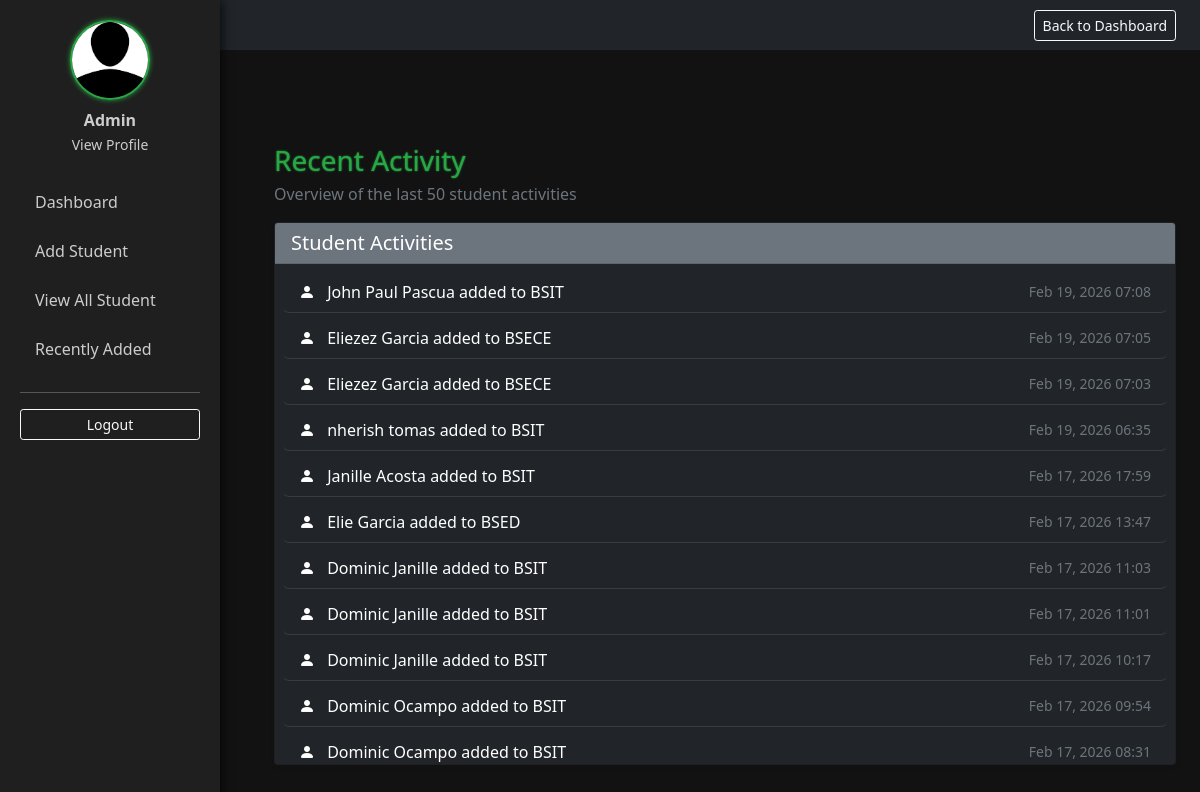
Page /recentAct.php (signed in) on the committed database.
### tables this page shows
CREATE TABLE `students_info_tbl` (
  `id` int(10) UNSIGNED NOT NULL,
  `last_name` varchar(100) NOT NULL,
  `first_name` varchar(100) NOT NULL,
  `middle_initial` varchar(5) NOT NULL,
  `extension_name` varchar(20) DEFAULT NULL,
  `age` tinyint(3) UNSIGNED NOT NULL,
  `birthdate` date NOT NULL,
  `street` varchar(150) NOT NULL,
  `barangay` varchar(100) NOT NULL,
  `city` varchar(100) NOT NULL,
  `province` varchar(100) NOT NULL,
  `zip_code` varchar(10) NOT NULL,
  `course` varchar(50) NOT NULL,
  `department` varchar(50) NOT NULL,
  `user_id` int(11) NOT NULL,
  `created_at` timestamp NOT NULL DEFAULT current_timestamp()
);

### recentAct.php (the view, shortened to what this page needs)
<?php
require 'dbconn.php';
$isAdmin = ($_SESSION['role'] ?? '') === 'admin';
$userId  = (int)($_SESSION['user_id'] ?? 0);
$stmt = $conn->query("SELECT system_name FROM system_settings LIMIT 1");
try {
    $sql = "SELECT id, last_name, first_name, course, department, created_at FROM students_info_tbl";
    if (!$isAdmin) {
        $sql .= " WHERE user_id = ?";
        $stmt = $conn->prepare($sql . " ORDER BY created_at DESC LIMIT 50");
        $stmt->execute([$userId]);
    } else {
        $stmt = $conn->prepare($sql . " ORDER BY created_at DESC LIMIT 50");
        $stmt->execute();
    }
    $recentStudents = $stmt->fetchAll(PDO::FETCH_ASSOC);
} catch (PDOException $e) {
    $recentStudents = [];
}
?>
<!doctype html>
<html lang="en">
<head>
<link rel="stylesheet" href="bootstrap/css/bootstrap.min.css">
<link rel="stylesheet" href="styles.css">
<link rel="stylesheet" href="https://cdn.jsdelivr.net/npm/bootstrap-icons@1.10.5/font/bootstrap-icons.css">
</head>
<body>
<nav class="navbar navbar-dark bg-dark px-4 d-flex justify-content-between align-items-center">
    <div class="navbar-brand mb-0 h1">Recent Activity</div>
    <a href="index.php" class="btn btn-outline-light btn-sm">Back to Dashboard</a>
</nav>
<div class="d-flex">
    <nav class="sidebar" id="sidebar">
        <div class="sidebar-profile text-center mb-4">
            <a href="profile.php" class="text-white text-decoration-none">
                <img src="iconnn.jpg" alt="Profile" class="rounded-circle mb-2" width="80" height="80">
                <div class="fw-bold">Admin</div>
                <small>View Profile</small>
            </a>
        </div>
        <ul class="nav flex-column">
            <li><a class="nav-link" href="dashboard.php">Dashboard</a></li>
            <li><a class="nav-link" href="addStudentForm.php">Add Student</a></li>
            <li><a class="nav-link" href="viewAllStudent.php">View All Student</a></li>
 <li><a class="nav-link" href="recentAdd.php">Recently Added</a></li>        </ul>
        <hr style="border-color: rgba(255,255,255,0.3);">
        <a href="logout.php" class="btn btn-outline-light btn-sm logout-btn d-block mt-3">Logout</a>
    </nav>
    <main class="flex-fill p-4">
        <div class="page-header mb-3">
            <h1 class="h3 mb-1">Recent Activity</h1>
            <p class="text-muted mb-0">Overview of the last 50 student activities</p>
        </div>
        <div class="card bg-dark text-white shadow-sm">
            <div class="card-header bg-secondary">
                <h5 class="mb-0">Student Activities</h5>
            </div>
            <div class="card-body p-2" style="max-height: 500px; overflow-y:auto;">
                <ul class="list-group list-group-flush" id="notifList">
                    <?php if($recentStudents): ?>
                        <?php foreach($recentStudents as $s): ?>
                            <li class="list-group-item bg-dark text-white d-flex justify-content-between align-items-center">
                                <span>
                                    <i class="bi bi-person-fill me-2"></i>
                                    <?= htmlspecialchars($s['first_name'].' '.$s['last_name']) ?> added to <?= htmlspecialchars($s['course']) ?>
                                </span>
                                <small class="text-muted"><?= date('M d, Y H:i', strtotime($s['created_at'])) ?></small>
                            </li>
                        <?php endforeach; ?>
                    <?php else: ?>
                        <li class="list-group-item bg-dark text-white text-center">No recent activity.</li>
                    <?php endif; ?>
                </ul>
            </div>
        </div>
    </main>
</div>
</body>
</html>

### styles.css (style rules this page uses)
body { background-color: #121212; color: #e0e0e0; font-family: 'Segoe UI', sans-serif; }
.sidebar { width: 220px; background-color: #1f1f1f; color: #fff; padding: 20px; position: fixed; top:0; left:0; height:100%; overflow-y:auto; box-shadow: 2px 0 10px rgba(0,0,0,0.7); z-index:1030; }
.sidebar .nav-link { color:#ccc; padding:10px 15px; display:block; border-radius:6px; margin-bottom:5px; text-decoration:none; transition:0.3s; }
.sidebar-profile { margin-bottom:2rem; text-align:center; }
.sidebar-profile img { border:2px solid #28a745; border-radius:50%; object-fit:cover; box-shadow:0 0 5px #28a745; }
.sidebar-profile div, .sidebar-profile small { color:#ccc; }
main { margin-left: 250px; padding:40px; margin-top: 70px; }
.page-header h1 { color:#28a745; text-shadow:0 0 2px #28a745; }
.page-header p { color:#aaa; }
.list-group-item { border:1px solid rgba(255,255,255,0.1); border-radius:6px; margin-bottom:5px; transition:0.3s; }
.navbar { margin-left: 50px; color: black; }

### rows in the picture
students_info_tbl: first_name+last_name "John Paul Pascua", course "BSIT", created_at "Feb 19, 2026 07:08"
students_info_tbl: first_name+last_name "Eliezez Garcia", course "BSECE", created_at "Feb 19, 2026 07:05"
students_info_tbl: first_name+last_name "Eliezez Garcia", course "BSECE", created_at "Feb 19, 2026 07:03"
students_info_tbl: first_name+last_name "nherish tomas", course "BSIT", created_at "Feb 19, 2026 06:35"
students_info_tbl: first_name+last_name "Janille Acosta", course "BSIT", created_at "Feb 17, 2026 17:59"
students_info_tbl: first_name+last_name "Elie Garcia", course "BSED", created_at "Feb 17, 2026 13:47"
students_info_tbl: first_name+last_name "Dominic Janille", course "BSIT", created_at "Feb 17, 2026 11:03"
students_info_tbl: first_name+last_name "Dominic Janille", course "BSIT", created_at "Feb 17, 2026 11:01"
students_info_tbl: first_name+last_name "Dominic Janille", course "BSIT", created_at "Feb 17, 2026 10:17"
students_info_tbl: first_name+last_name "Dominic Ocampo", course "BSIT", created_at "Feb 17, 2026 09:54"
students_info_tbl: first_name+last_name "Dominic Ocampo", course "BSIT", created_at "Feb 17, 2026 08:31"
